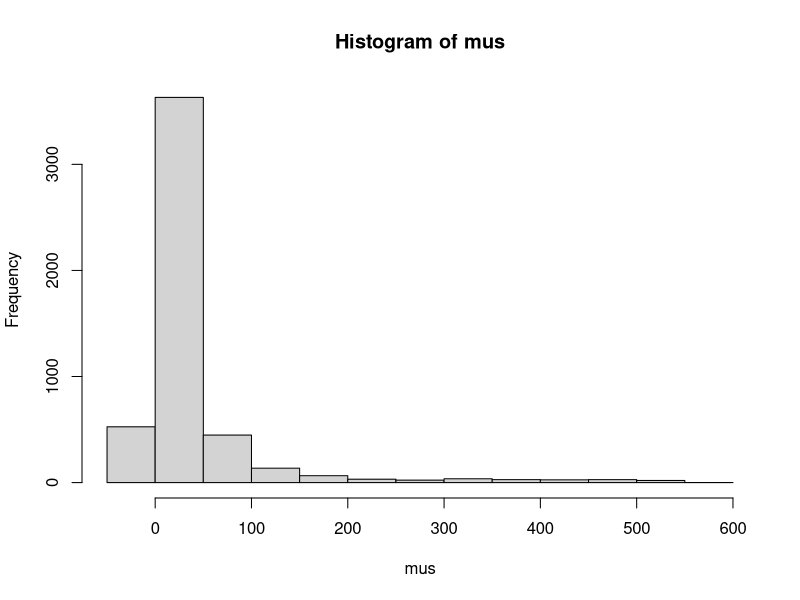
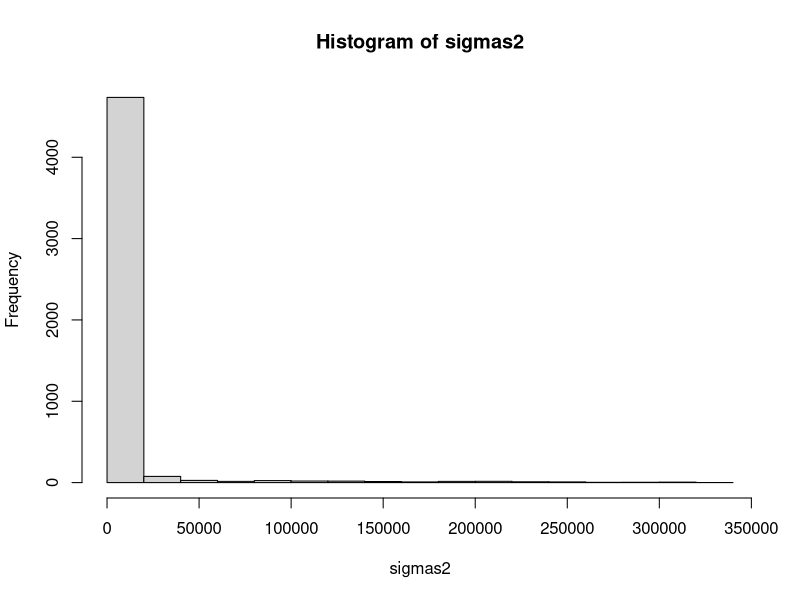
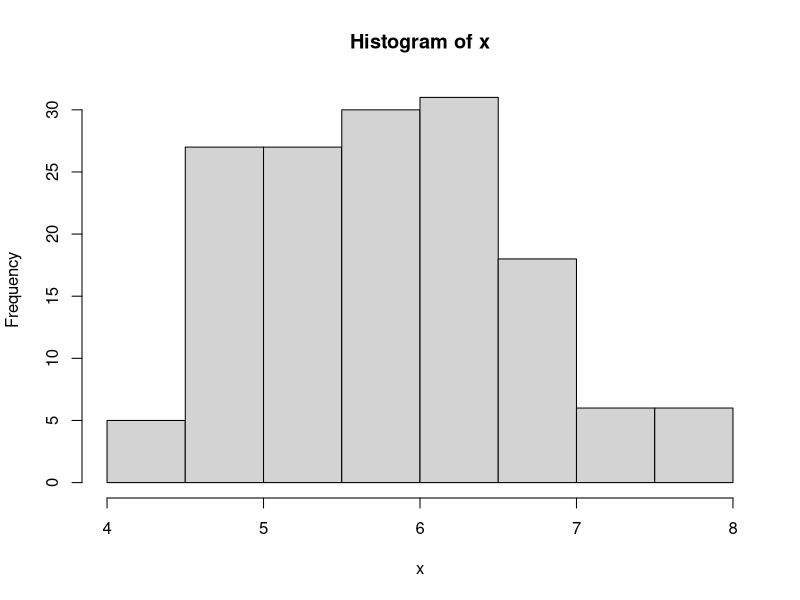

Write the R code that produced these figures, in order.

x <- iris$Sepal.Length

n <- 10000
burnin <- 5000
mus <- rep(0,n)
sigmas2 <- rep(1,n)

for(i in 2:n){
  mus[i] <- rnorm(1, sum(x)/(1 + sigmas2[i-1]), sqrt(sigmas2[i-1]/(1 + sigmas2[i-1])))
  sigmas2[i] <- 1/rgamma(1, length(x)/2 + 1, rate = 1 + sum((x - mus[i])^2)/2)
}

mus <- mus[-(1:burnin)]
sigmas2 <- sigmas2[-(1:burnin)]

hist(mus)
mean(mus)

hist(sigmas2)
mean(sigmas2)

hist(x)
mean(x)
var(x)
